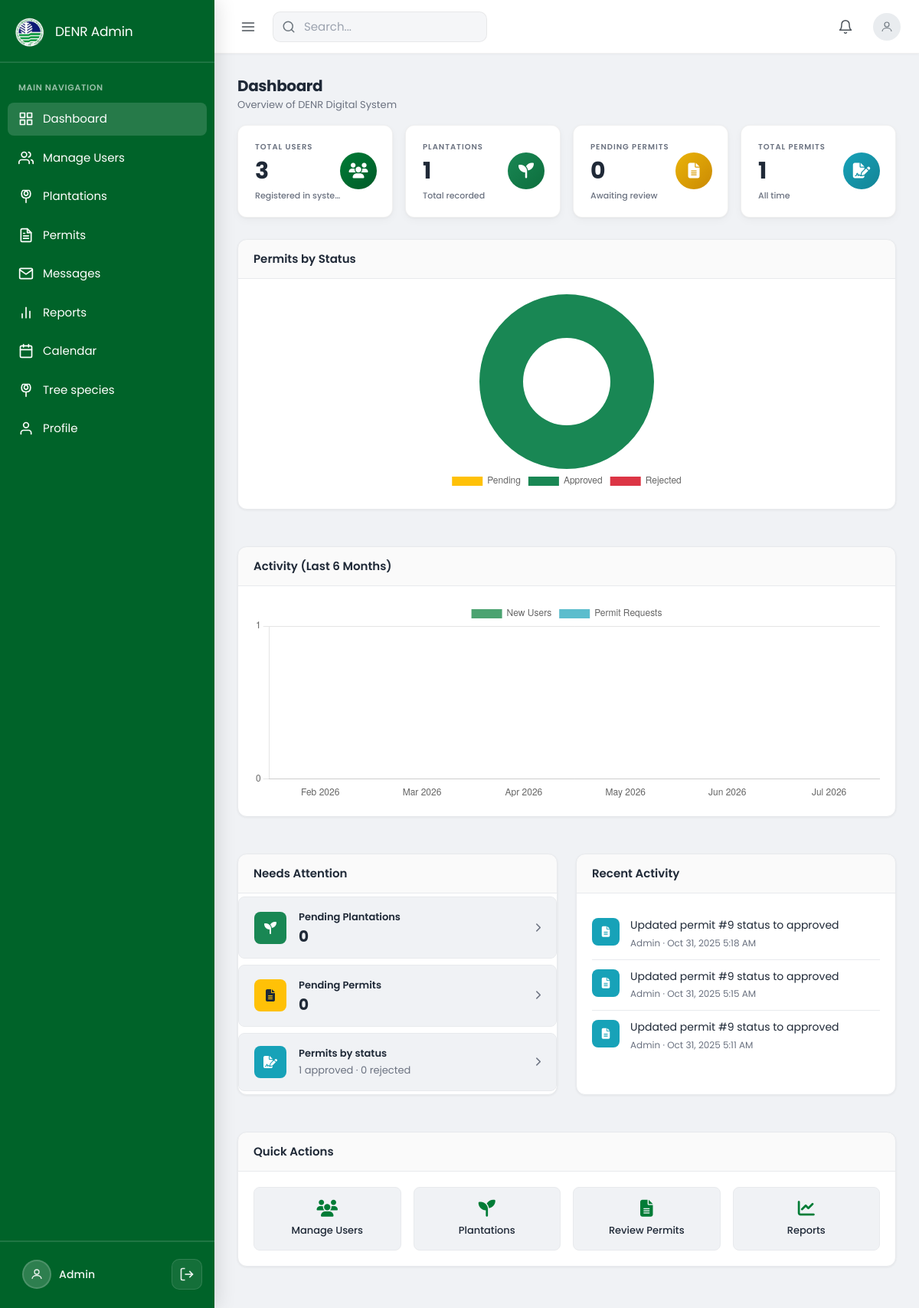
Before: /modules/admin/dashboard/dashboard.php (signed in) with the older database file.
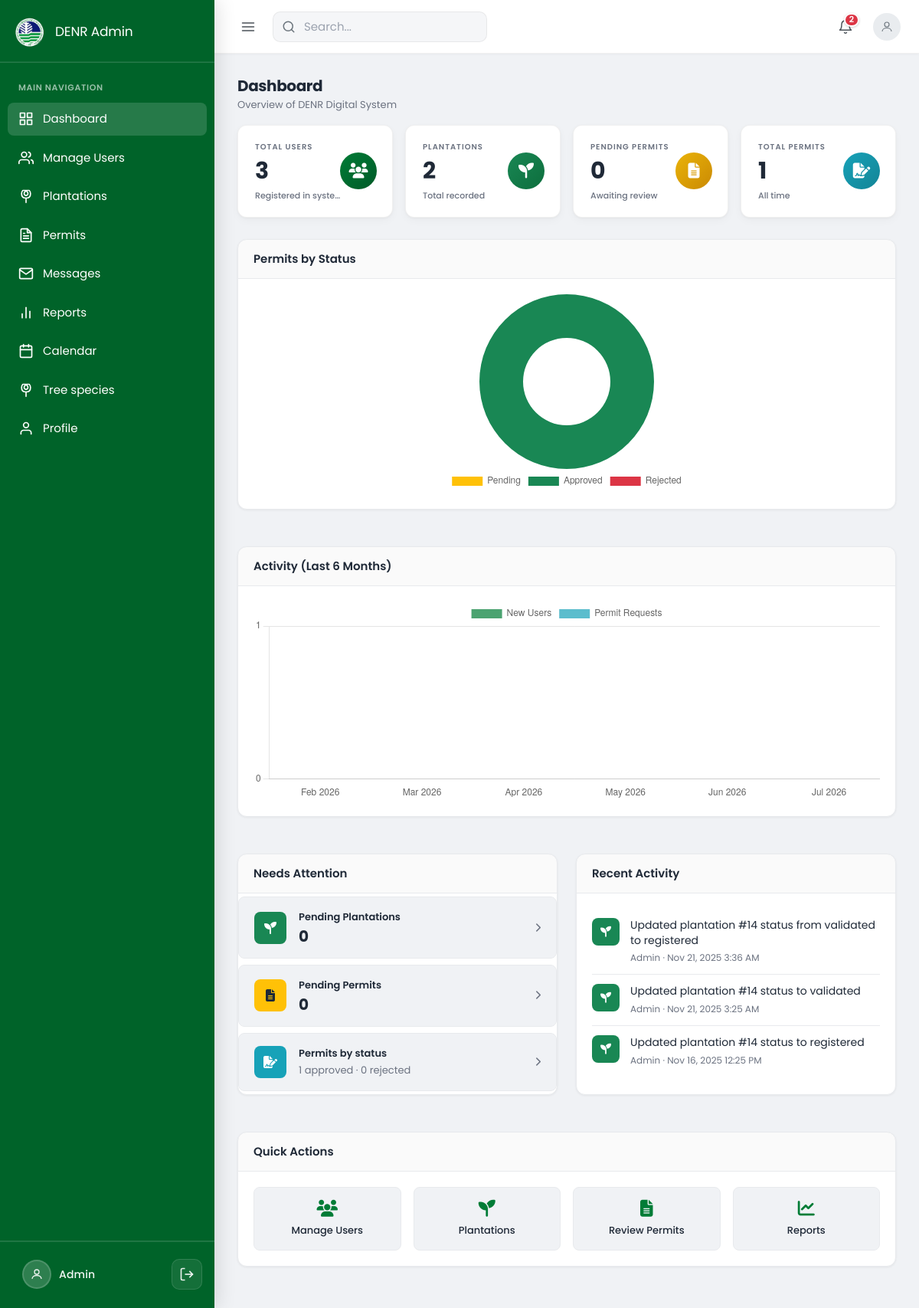
After: the same page with the newer database file.
### tables this page shows
CREATE TABLE `users` (
  `user_id` int(11) NOT NULL,
  `full_name` varchar(150) NOT NULL,
  `email` varchar(100) NOT NULL,
  `password` varchar(255) NOT NULL,
  `role` enum('landowner','officer','admin') NOT NULL,
  `contact_number` varchar(20) DEFAULT NULL,
  `created_at` timestamp NOT NULL DEFAULT current_timestamp(),
  `profile_img` varchar(255) DEFAULT 'default.png',
  `status` enum('active','inactive') DEFAULT 'active'
);

CREATE TABLE `audit_logs` (
  `log_id` int(11) NOT NULL,
  `user_id` int(11) NOT NULL,
  `action` varchar(255) NOT NULL,
  `module` varchar(50) DEFAULT NULL,
  `created_at` timestamp NOT NULL DEFAULT current_timestamp()
);

### modules/admin/dashboard/dashboard.php (the view, shortened to what the rows shown need)
<?php
$database = new Database();
$db = $database->getConnection();
try {
    $recent_activities = [];
    try {
        $act_query = "SELECT a.log_id, a.user_id, a.action, a.module, a.created_at, u.full_name
                      FROM audit_logs a
                      LEFT JOIN users u ON a.user_id = u.user_id
                      ORDER BY a.created_at DESC
                      LIMIT 3";
        $act_stmt = $db->query($act_query);
        if ($act_stmt) {
            $recent_activities = $act_stmt->fetchAll(PDO::FETCH_ASSOC);
        }
    } catch (PDOException $e) {
        $recent_activities = [];
    }
} catch (PDOException $e) {
    error_log("Error: " . $e->getMessage());
    $users_stats = ['total_users' => 0];
    $plantations_stats = ['total_plantations' => 0];
    $permits_stats = ['pending_permits' => 0];
    $total_permits_stats = ['total_permits' => 0];
    $new_users_stats = ['new_users' => 0];
    $approved_permits_stats = ['approved_permits' => 0];
    $pending_plantations_stats = ['pending_plantations' => 0];
    $pending_reviews = 0;
    $permits_by_status = ['pending' => 0, 'approved' => 0, 'rejected' => 0];
    $chart_months = array_fill(0, 6, '');
    $chart_users = array_fill(0, 6, 0);
    $chart_permits = array_fill(0, 6, 0);
    $recent_activities = [];
}
?>
<!DOCTYPE html>
<html lang="en">
<head>
    <link href="https://cdn.jsdelivr.net/npm/bootstrap@5.3.0/dist/css/bootstrap.min.css" rel="stylesheet">
    <link rel="stylesheet" href="https://cdnjs.cloudflare.com/ajax/libs/font-awesome/6.4.0/css/all.min.css">
    <link rel="stylesheet" href="../../../assets/css/main.css">
    <link rel="stylesheet" href="../../../assets/css/admin_dashboard.css">
</head>
<body>
    <div class="dashboard-container">
        <?php include '../../../admin_includes/sidebar.php'; ?>
        <main class="main-content">
            <?php include '../../../admin_includes/header.php'; ?>
            <div class="dashboard-content admin-dashboard">
                <header class="admin-dashboard-header">
                    <div>
                        <h1 class="admin-dashboard-title">Dashboard</h1>
                    </div>
                </header>
                <section class="admin-dashboard-grid">
                    <div class="admin-card">
                        <div class="admin-card-body">
                            <?php if (empty($recent_activities)): ?>
                                <div class="admin-empty-state">
                                    <i class="fas fa-inbox admin-empty-icon"></i>
                                    <p>No recent activities yet.</p>
                                </div>
                            <?php else: ?>
                                <ul class="admin-activity-list">
                                    <?php foreach ($recent_activities as $act):
                                        $module = $act['module'] ?? '';
                                        $icon = 'fa-circle';
                                        $iconClass = 'muted';
                                        if ($module === 'permits') { $icon = 'fa-file-alt'; $iconClass = 'info'; }
                                        elseif ($module === 'plantations') { $icon = 'fa-seedling'; $iconClass = 'success'; }
                                        elseif ($module === 'users') { $icon = 'fa-user'; $iconClass = 'primary'; }
                                        $who = !empty($act['full_name']) ? htmlspecialchars($act['full_name']) : 'User #' . (int)$act['user_id'];
                                        $when = date('M j, Y g:i A', strtotime($act['created_at']));
                                    ?>
                                    <li class="admin-activity-item">
                                        <span class="admin-activity-icon <?php echo $iconClass; ?>"><i class="fas <?php echo $icon; ?>"></i></span>
                                        <div class="admin-activity-content">
                                            <p class="admin-activity-text"><?php echo htmlspecialchars($act['action']); ?></p>
                                            <span class="admin-activity-meta"><?php echo $who; ?> · <?php echo $when; ?></span>
                                        </div>
                                    </li>
                                    <?php endforeach; ?>
                                </ul>
                            <?php endif; ?>
                        </div>
                    </div>
                </section>
            </div>
        </main>
    </div>
</body>
</html>

### admin_includes/sidebar.php (shortened to what the rows shown need)
<?php
$sidebar_profile_img = 'default.png';
$sidebar_user_name = 'User';
try {
    $database = new Database();
    $db = $database->getConnection();
    $stmt = $db->prepare("SELECT profile_img, full_name FROM users WHERE user_id = :user_id");
    $stmt->bindParam(':user_id', $_SESSION['user_id']);
    $stmt->execute();
    $row = $stmt->fetch(PDO::FETCH_ASSOC);
    if ($row) {
        $sidebar_profile_img = $row['profile_img'] ?? 'default.png';
        $sidebar_user_name = $row['full_name'] ?? 'User';
    }
} catch (Exception $e) {
}
?>
<!DOCTYPE html>
<html lang="en">
<head>
    <link href="https://cdn.jsdelivr.net/npm/bootstrap@5.3.0/dist/css/bootstrap.min.css" rel="stylesheet">
    <link rel="stylesheet" href="https://cdnjs.cloudflare.com/ajax/libs/font-awesome/6.4.0/css/all.min.css">
    <link rel="stylesheet" href="../../../assets/css/main.css">
</head>
<body>
    <aside class="sidebar">
        <div class="sidebar-footer">
            <div class="sidebar-footer-row">
                <a href="../profile/profile.php" class="sidebar-profile">
                    <?php
                    $img_path = __DIR__ . '/../assets/uploads/profiles/' . $sidebar_profile_img;
                    if ($sidebar_profile_img !== 'default.png' && file_exists($img_path)): ?>
                    <img src="../../../assets/uploads/profiles/<?php echo htmlspecialchars($sidebar_profile_img); ?>"
                        alt="" class="sidebar-profile-img">
                    <?php else: ?>
                    <span class="sidebar-profile-avatar"><svg viewBox="0 0 24 24" fill="none" stroke="currentColor"
                            stroke-width="1.75">
                            <circle cx="12" cy="8" r="4" />
                            <path d="M4 20c0-4 4-6 8-6s8 2 8 6" />
                        </svg></span>
                    <?php endif; ?>
                    <span class="sidebar-profile-name"><?php echo htmlspecialchars($sidebar_user_name); ?></span>
                </a>
            </div>
        </div>
    </aside>
</body>
</html>

Changed rows visible on the page:
no longer on this page (row unchanged): audit_logs: action "Updated permit #9 status to approved", user.full_name "Admin", created_at "Oct 31, 2025 5:18 AM", module "permits" (drawn)
no longer on this page (row unchanged): audit_logs: action "Updated permit #9 status to approved", user.full_name "Admin", created_at "Oct 31, 2025 5:15 AM", module "permits" (drawn)
no longer on this page (row unchanged): audit_logs: action "Updated permit #9 status to approved", user.full_name "Admin", created_at "Oct 31, 2025 5:11 AM", module "permits" (drawn)
added audit_logs: action "Updated plantation #14 status from validated to registered", user.full_name "Admin", created_at "Nov 21, 2025 3:36 AM", module "plantations" (drawn)
added audit_logs: action "Updated plantation #14 status to validated", user.full_name "Admin", created_at "Nov 21, 2025 3:25 AM", module "plantations" (drawn)
added audit_logs: action "Updated plantation #14 status to registered", user.full_name "Admin", created_at "Nov 16, 2025 12:25 PM", module "plantations" (drawn)
Other visible differences:
$notifCount: (not shown) → "2"
$plantations_stats['total_plantations']: "1" → "2"
